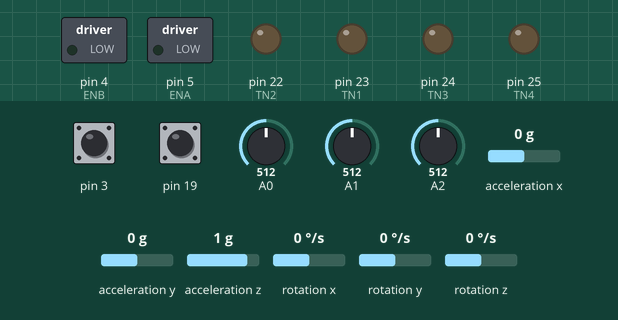
A sketch run on a simulated Arduino Mega 2560, built with avr-gcc and run on an emulated ATmega2560. On the bench: switched loads named in the sketch (green lamp = pin HIGH), output pins drawn as LEDs (lit = HIGH). The inputs (shaded band) are chosen by the test bench; at power-on: rotation x 0 °/s, acceleration y 0 g, pin 3 HIGH, pin 19 HIGH, A0 = 512, A1 = 512, A2 = 512, acceleration x 0 g, acceleration z 1 g, rotation y 0 °/s, rotation z 0 °/s. What the sketch prints to the serial monitor is not drawn.

Above: at 2.0 s.
2.1 s: rotation x set to -100 °/s
At 4.2 s:
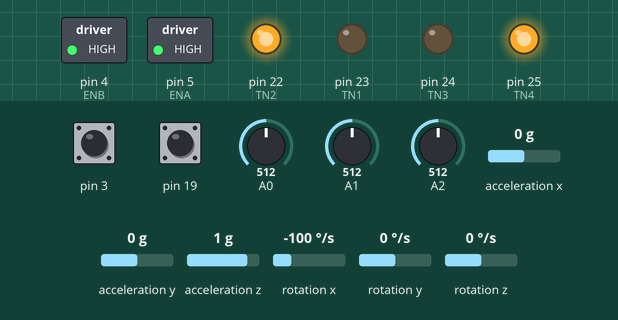
5.1 s: acceleration y set to -1.4 g
At 6.5 s:
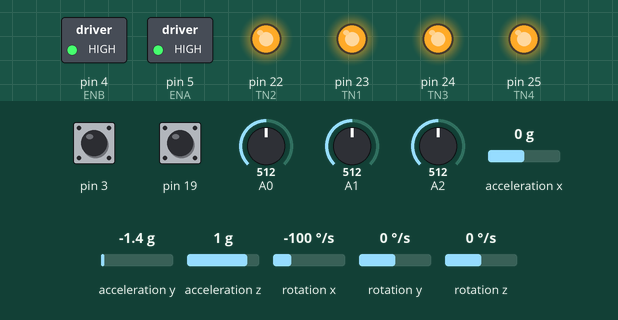
6.8 s: acceleration y set to -1 g
9.8 s: acceleration y set to -0.8 g
At 10.5 s:
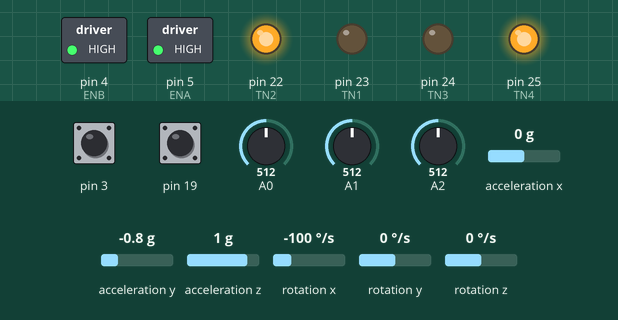
Timing chart, 0 to 12.6 s (numbered marks = the images above; inputs shaded):
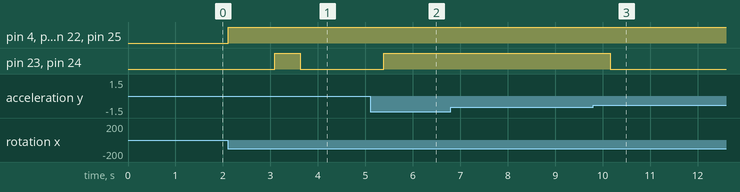

Measured:
- the behaviour switches between -0.9 and -0.8 g on acceleration y (found by bisection; images 2 and 3)
- after the input at 2.1 s, pin 4 (ENB), pin 5 (ENA), pin 22 (TN2), pin 25 (TN4): LOW → HIGH at once; pin 23 (TN1), pin 24 (TN3): LOW → HIGH after 0.99 s, → LOW 0.53 s later
- after the input at 5.1 s, pin 23 (TN1), pin 24 (TN3): LOW → HIGH after 0.29 s
- after the input at 6.8 s, every drawn part: stays the same
- after the input at 9.8 s, pin 23 (TN1), pin 24 (TN3): HIGH → LOW after 0.37 s

The sketch:

Robot.ino
```cpp
// SainSmart Instabots Upright Rover rev. 3.0
// Updatas at http://www.sainsmart.com

#include <Wire.h>
#include <SPI.h>
#include <Mirf.h>
#include <nRF24L01.h>
#include <MirfHardwareSpiDriver.h>
#include <I2Cdev.h>
#include <MPU6050.h>                  // IMU

//   Set up and initialize the MPU6050 (accelerometer and gyros)

MPU6050 accelgyro;
MPU6050 initialize;
int16_t ax, ay, az;        // X, Y, Z accelerometer values (position)
int16_t gx, gy, gz;        // X, Y, Z gyro values          (rate of change)

#define Gry_offset 0    // Offset of the gyro
#define Gyr_Gain 131    // Gain of the gyro (131 counts per 1 degree per second)
#define Angle_offset 0  // Offset of the accelerator


#define RMotor_offset 0  // The offset of the Motor
#define LMotor_offset 0  // The offset of the Motor
#define pi 3.14159

float Angle_Delta, Angle_Recursive, Angle_Confidence;

float kp, ki, kd;
float Angle_Raw, Angle_Filtered, omega, dt;
float Turn_Speed = 0, Run_Speed = 0;
float LOutput, ROutput, Input, Output;
float PValue, IValue, DValue;

unsigned long preTime, lastTime;
float errSum, dErr, error, lastErr;
int timeChange;

long Sum_Right, Sum_Right_Temp = 150, Sum_Left, Sum_Left_Temp = 150, Distance, Distance_Right, Distance_Left, Speed;

int TN1 = 23;    // Left wheel H-Bridge
int TN2 = 22;    // Left wheel H-Bridge
int ENA = 5;
int TN3 = 24;    // Right wheel H-Bridge
int TN4 = 25;    // Right wheel H-Bridge
int ENB = 4;

// ------------------------------------
// Data structure - Controller to Robot
// ------------------------------------
struct IncomingData  // Data from remote control
{
  uint16_t axis_1;
  uint16_t axis_2;
  uint16_t axis_3;
  uint16_t axis_4;
  uint16_t axis_5;
  uint16_t axis_6;
  uint16_t axis_7;
  uint16_t axis_8;
  uint16_t spare1;
  uint16_t spare2;
  uint16_t spare3;
  uint16_t spare4;
};

IncomingData incoming;

// ------------------------------------
// Data structure - Robot to Controller

struct OutgoingData  // Datas send back to remote control
{
  float angle;
  float omega;
  int speed;
  float P;
  float I;
  float D;
  uint16_t null_1;
  uint16_t null_2;
};
OutgoingData outgoing;


//***************************************************************************
//  setup - Set up the code
//***************************************************************************
void setup()
{
  Serial.begin(115200);      // Set up serial port for debug

  Wire.begin();

  // Initialize the timers

  TCCR3A = _BV(COM3A1) | _BV(WGM31) | _BV(WGM30); // TIMER_3 @1K Hz, fast pwm
  TCCR3B = _BV(CS31);
  TCCR0A = _BV(COM0B1) | _BV(WGM01) | _BV(WGM00); // TIMER_0 @1K Hz, fast pwm
  TCCR0B = _BV(CS01) | _BV(CS00);

  /* If the robot was turned on with the angle over 45(-45) degrees,the wheels
   will not spin until the robot is in right position. */
  accelgyro.initialize();
  for (int i = 0; i < 200; i++) // Looping 200 times to get the real gesture when starting
  {
    Filter();
  }
  if (abs(Angle_Filtered) < 45)  // Start to work after cleaning data
  {
    omega = Angle_Raw = Angle_Filtered = 0;
    Output = error = errSum = dErr = 0;
    Filter();
    myPID();
  }

  // Left wheel H-Bridge

  pinMode(TN1, OUTPUT);
  pinMode(TN2, OUTPUT);

  // Right wheel H-Bridge

  pinMode(TN3, OUTPUT);
  pinMode(TN4, OUTPUT);

  pinMode(ENA, OUTPUT);

  pinMode(ENB, OUTPUT);
  pinMode(18, INPUT);
  pinMode(2, INPUT);

  //  Set up the interrupt handlers for the Left and Right Shaft Encoders
  //  Right encoder uses D19 (ISR4) for counts and D18 for direction
  //  Left encoder uses D3 (ISR1) for counts and D2 for direction

  attachInterrupt(4, RightEncoderISR, FALLING);
  attachInterrupt(1, LeftEncoderISR, FALLING);

  //---------------------------------------------
  // 24L01 initialization

  Mirf.cePin = 53;
  Mirf.csnPin = 48;
  Mirf.spi = &MirfHardwareSpi;
  Mirf.init();
  Mirf.setRADDR((byte *)"serv1");
  Mirf.payload = 24;                    // Size of received data packet
  Mirf.config();
  Serial.println("Initialized");

}

void loop()
{
  while (1)
  {
    Receive();
    if ((micros() - lastTime) > 10000)
    {
      Filter();
      // If angle > 45 or < -45 then stop the robot
      if (abs(Angle_Filtered) < 45)
      {
        myPID();
        PWMControl();
      }
      else
      {
        digitalWrite(TN1, HIGH);
        digitalWrite(TN2, HIGH);
        digitalWrite(TN3, HIGH);
        digitalWrite(TN4, HIGH);
      }
      lastTime = micros();
    }
  }
}
//******************************************************************
//  Receive
//     - get data from the controller
//     - parse and scale the joystick values
//     - set up and send data back to the controller


void Receive()
{
  if (!Mirf.isSending() && Mirf.dataReady())
  {
    // Read datas from the romote controller
    Mirf.getData((byte *) &incoming);

    Serial.print("axis_1=");
    Serial.print(incoming.axis_1);
    Serial.print("  axis_2=");
    Serial.print(incoming.axis_2);
    Serial.print("  axis_3=");
    Serial.print(incoming.axis_3);
    Serial.print("  axis_4=");
    Serial.print(incoming.axis_4);
    Serial.print("  axis_5=");
    Serial.print(incoming.axis_5);
    Serial.print("  axis_6=");
    Serial.print(incoming.axis_6);
    Serial.print("  axis_7=");
    Serial.print(incoming.axis_7);
    Serial.print("  axis_8=");
    Serial.println(incoming.axis_8);

    Mirf.setTADDR((byte *)"clie1");
    Mirf.send((byte *) &outgoing);  // Send data back to the controller

    //_______________________________________________________
    //  Axis 1 is right joystick Y axis (Forward/Back)
    //
    //  If abs(value) < 20 set to 0
    //  Else map input to -100 to +100

    if (incoming.axis_1 >= 520) // Y axis datas from joystick_1
    {
      Turn_Speed = map(incoming.axis_1, 520, 1023, 0, 120);
    }
    else if (incoming.axis_1 <= 480)
    {
      Turn_Speed = map(incoming.axis_1, 480 , 0, 0, -120);
    }
    else
    {
      Turn_Speed = 0;
    }

    //_______________________________________________________
    //  Axis 2 is right joystick X axis (Left/Right)
    //
    //  If abs(value) < 20 set to 0
    //  Else map input to -100 to +100

    if (incoming.axis_2 >= 520) // X axis datas from joystick_1
    {
      Run_Speed = map(incoming.axis_2, 520, 1023, 0, 100);
    }
    else if (incoming.axis_2 <= 480)
    {
      Run_Speed = map(incoming.axis_2, 480, 0, 0, -100);
    }
    else
    {
      Run_Speed = 0;
    }

  }
  else
  {
    incoming.axis_1 = incoming.axis_2 = 500;
  }

  // Read the analog potentiometers and convert the values to kp, ki, kd

  kp = float(analogRead(A0))/10.0;
  ki = float(analogRead(A1))/100.0;
  kd = float(analogRead(A2))/100.0;

  // Put the structure values into the structure (data)
  //   for transmission back to the controller

  outgoing.omega = omega;
  outgoing.angle = Angle_Filtered;
  outgoing.speed = Sum_Right;
  outgoing.P = kp;
  outgoing.I = ki;
  outgoing.D = kd;
}


//******************************************************************
//  Filter
//     - get data from the accelerometer/gyro
//     - Calculate the angle and angular speed

void Filter()
{
  // Read raw data from the accelerometer/gyro

  accelgyro.getMotion6(&ax, &ay, &az, &gx, &gy, &gz);

  // Calculate the angle (0 = upright) in degrees

  Angle_Raw = (atan2(ay, az) * 180 / pi + Angle_offset);

  // Calculate the angular speed (gyro input)

  omega = gx / Gyr_Gain + Gry_offset;

  // Calculate the elapsed time since the last measurment

  unsigned long now = micros();
  timeChange = now - preTime;
  preTime = now;
  dt = timeChange * 0.000001;     // dt is the elapsed time in seconds

  // Change in raw angle

  Angle_Delta = (Angle_Raw - Angle_Filtered) * 0.64;


  Angle_Recursive = Angle_Delta * dt + Angle_Recursive;


  Angle_Confidence = Angle_Recursive + (Angle_Raw - Angle_Filtered) * 1.6 + omega;


  Angle_Filtered = Angle_Confidence * dt + Angle_Filtered;
}

void myPID()
{
  //kp = 22.000;
  //ki = 0;
  //kd = 1.60;
  // Calculating the output values using the gesture values and the PID values.
  error = Angle_Filtered;
  errSum += error;
  dErr = error - lastErr;
  Output = kp * error + ki * errSum + kd * omega;
  lastErr = error;
  noInterrupts();
  if(abs(Sum_Left - Sum_Left_Temp) > 300)
  {
    Sum_Left = Sum_Left_Temp;
  }
  if(abs(Sum_Right - Sum_Right_Temp) > 300)
  {
    Sum_Right = Sum_Right_Temp;
  }
  Speed = (Sum_Right + Sum_Left) / 2;
  Distance += Speed + Run_Speed;
  Distance = constrain(Distance, -8000, 8000);
  Output += Speed * 2.4 + Distance * 0.025;
  Sum_Right_Temp = Sum_Right;
  Sum_Left_Temp = Sum_Right;
  Sum_Right = 0;
  Sum_Left = 0;

  ROutput = Output + Turn_Speed;
  LOutput = Output - Turn_Speed;
  interrupts();
}


//-------------------------------------------------------------
//  PWM Control  -  Set up the motor commands
//
//  LOutput is the desired speed of the left motor (-255 to +255)
//  ROutput is the desired speed of the right motor (-255 to +255)
//-------------------------------------------------------------

void PWMControl()

//-------------------------------------------------------------
//  Set the direction for the H-Bridge based upon the sign of
//    the desired speed
{
  if (LOutput > 0)
  {
    digitalWrite(TN1, HIGH);
    digitalWrite(TN2, LOW);
  }
  else if (LOutput < 0)
  {
    digitalWrite(TN1, LOW);
    digitalWrite(TN2, HIGH);
  }
  else
  {
    OCR3A = 0;
  }
  if (ROutput > 0)
  {
    digitalWrite(TN3, HIGH);
    digitalWrite(TN4, LOW);
  }
  else if (ROutput < 0)
  {
    digitalWrite(TN3, LOW);
    digitalWrite(TN4, HIGH);
  }
  else
  {
    OCR0B = 0;
  }

  //----------------------------------------------------------------
  // Duty cycle for the left motor is (4 * LOutput) / 1024
  //    1023 is the full on value
  //
  // Timer/Counter3 is a general purpose 16-bit Timer/Counter module
  //
  OCR3A = min(1023, (abs(LOutput * 4) + LMotor_offset * 4));

  //----------------------------------------------------------------
  // Duty cycle for the right motor is (ROutput) / 256
  //    255 is the full on value
  //
  // Timer/Counter0 is a general purpose 8-bit Timer/Counter module
  //
  OCR0B = min(255, (abs(ROutput) + RMotor_offset));
}

//-------------------------------------------------------------
//  RightEncoderISR  -  ISR for right shaft encoder
//
//     Digital Input 18 is the direction input from the encoder
//-------------------------------------------------------------

void RightEncoderISR()
{
  if (digitalRead(18))
  {
    Sum_Right ++;
  }
  else
  {
    Sum_Right --;
  }
}

//-------------------------------------------------------------
// LeftEncoderISR  -  ISR for left shaft encoder
//
//     Digital Input 2 is the direction input from the encoder
//-------------------------------------------------------------

void LeftEncoderISR()
{
  if (!digitalRead(2))
  {
    Sum_Left ++;
  }
  else
  {
    Sum_Left --;
  }
}
```
